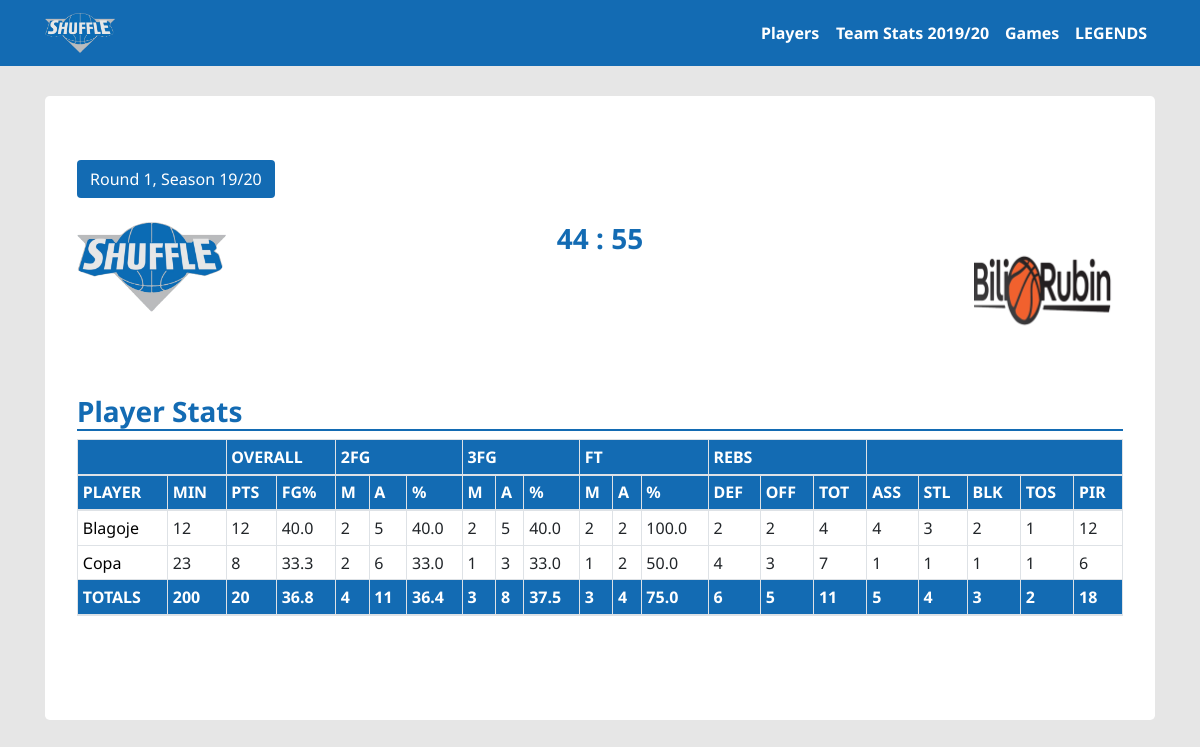
/1/, run on the app's committed database.
### team/models.py (models this page shows, shortened)
class Game(models.Model):
    home = models.ForeignKey(Team, related_name='home_team', on_delete=models.CASCADE)
    away = models.ForeignKey(Team, related_name='away_team', on_delete=models.CASCADE)
    home_score = models.IntegerField()
    away_score = models.IntegerField()
    season = models.CharField(default='2019/20', max_length=10)

class Team(models.Model):
    name = models.CharField(max_length=50)
    logo = models.ImageField()
    def __str__(self):
        return self.name

class GameStats(models.Model):
    player = models.ForeignKey(Player, related_name='gamestats', on_delete=models.CASCADE)
    game = models.ForeignKey(Game, on_delete=models.CASCADE)
    season = models.CharField(default='2019/20', max_length=20)
    minutes = models.IntegerField()
    off_rebounds = models.IntegerField()
    def_rebounds = models.IntegerField()
    assists = models.IntegerField()
    steals = models.IntegerField()
    blocks = models.IntegerField()
    tos = models.IntegerField()
    fg2m = models.IntegerField()
    fg2a = models.IntegerField()
    fg3m = models.IntegerField()
    fg3a = models.IntegerField()
    ftm = models.IntegerField()
    fta = models.IntegerField()
    @cached_property
    def points(self):
        return self.fg2m * 2 + self.fg3m * 3 + self.ftm
    @cached_property
    def pir(self):
        return 2 * self.fg2m + 3 * self.fg3m + self.ftm + self.def_rebounds + self.off_rebounds + self.assists + \
               self.steals + self.blocks - self.tos - self.fg2a - self.fg3a - self.fta
    @cached_property
    def avg_2fg(self):
        if self.fg2m == 0:
            return 0
        else:
            return round(float(self.fg2m) / float(self.fg2a), 2) * 100
    @cached_property
    def avg_3fg(self):
        if self.fg3m == 0:
            return 0
        else:
            return round(float(self.fg3m) / float(self.fg3a), 2) * 100
    @cached_property
    def avg_fg(self):
        if self.fg2m == 0:
            if self.fg3m == 0:
                return 0
        else:
            return round(float(self.fg2m + self.fg3m) / float(self.fg2a + self.fg3a) * 100, 1)
    @cached_property
    def ft(self):
        if self.ftm == 0:
            return 0
        else:
            return round(float(self.ftm) / float(self.fta), 2) * 100
    @cached_property
    def tot_reb(self):
        return self.off_rebounds + self.def_rebounds

class Player(models.Model):
    name = models.CharField(max_length=40)
    number = models.IntegerField()
    height = models.IntegerField()
    position = models.CharField(max_length=20)
    image = models.ImageField()
    current = models.BooleanField(default=True)
    avg_min = models.FloatField(editable=False, default=0)
    avg_pts = models.FloatField(editable=False, default=0)
    avg_off_reb = models.FloatField(editable=False, default=0)
    avg_def_reb = models.FloatField(editable=False, default=0)
    avg_tot_reb = models.FloatField(editable=False, default=0)
    avg_ass = models.FloatField(editable=False, default=0)
    avg_stl = models.FloatField(editable=False, default=0)
    avg_blk = models.FloatField(editable=False, default=0)
    avg_tos = models.FloatField(editable=False, default=0)
    avg_ft = models.FloatField(editable=False, default=0)
    avg_2fg = models.FloatField(editable=False, default=0)
    avg_2fgm = models.FloatField(editable=False, default=0)
    avg_2fga = models.FloatField(editable=False, default=0)
    avg_3fgm = models.FloatField(editable=False, default=0)
    avg_3fga = models.FloatField(editable=False, default=0)
    avg_ftm = models.FloatField(editable=False, default=0)
    avg_fta = models.FloatField(editable=False, default=0)
    avg_3fg = models.FloatField(editable=False, default=0)
    avg_fg = models.FloatField(editable=False, default=0)
    avg_pir = models.FloatField(editable=False, default=0)
    slug = models.SlugField(unique=True, editable=False)
    def __str__(self):
        return self.name

### team/views.py (the view)
# urls.py: path('<int:pk>/', views.GameStatsView.as_view(), name='game-stats'),
class GameStatsView(generic.DetailView):
    model = Game
    template_name = 'team/game-stats.html'
    context_object_name = 'game'
    def get_context_data(self, **kwargs):
        context = super(GameStatsView, self).get_context_data(**kwargs)
        stats = GameStats.objects.filter(game=self.object)
        context['gamestats'] = stats
        points = 0
        fg2m = 0
        fg2a = 0
        fg3m = 0
        fg3a = 0
        ftm = 0
        fta = 0
        tot_reb = 0
        pir = 0
        off_r = 0
        def_r = 0
        ass = 0
        stl = 0
        blk = 0
        tos = 0
        for stat in stats:
            points += stat.points
            fg2m += stat.fg2m
            fg2a += stat.fg2a
            fg3m += stat.fg3m
            fg3a += stat.fg3a
            ftm += stat.ftm
            fta += stat.fta
            tot_reb += stat.off_rebounds + stat.def_rebounds
            pir += stat.pir
            off_r += stat.off_rebounds
            def_r += stat.def_rebounds
            ass += stat.assists
            stl += stat.steals
            blk += stat.blocks
            tos += stat.tos
        context['points'] = points
        context['fg2m'] = fg2m
        context['fg2a'] = fg2a
        context['avg_2fg'] = round(float(fg2m) / float(fg2a) * 100, 1)
        context['avg_fg'] = round(float(fg2m + fg3m) / float(fg2a + fg3a) * 100, 1)
        context['fg3m'] = fg3m
        context['fg3a'] = fg3a
        context['avg_3fg'] = round(float(fg3m) / float(fg3a) * 100, 1)
        context['ftm'] = ftm
        context['fta'] = fta
        context['ft'] = round(float(ftm) / float(fta) * 100, 1)
        context['def_reb'] = def_r
        context['off_reb'] = off_r
        context['rebounds'] = tot_reb
        context['assists'] = ass
        context['steals'] = stl
        context['blocks'] = blk
        context['tos'] = tos
        context['pir'] = pir
        return context

### team/templates/team/game-stats.html (shortened to what this page needs)
{% extends 'team/base.html' %}
{% load static %}
{% block body %}
<div class="container">
    <div class="jumbotron">
        <button type="button" class="btn round">Round {{ game.pk }}, Season 19/20</button>
        <br><br>
        <div class="row">
            <div class="col-2">
                <img src="{{ game.home.logo.url }}" class="img-fluid">
            </div>
            <div class="col-2"></div>
            <div class="col-4">
                <h3 align="center">{{ game.home_score }} : {{ game.away_score }}</h3>
            </div>
            <div class="col-2"></div>
            <div class="col-2">
                <img src="{{ game.away.logo.url }}" class="img-fluid">
            </div>
        </div>
        <br>
        <h3 class="details-name" style="font-weight: bold">Player Stats</h3>
            <div class="table-responsive">
                <table class="table table-bordered table-hover table-sm sortable">
                  <thead>
                    <tr>
                      <th colspan="2"></th>
                      <th colspan="2">OVERALL</th>
                      <th colspan="3">2FG</th>
                      <th colspan="3">3FG</th>
                      <th colspan="3">FT</th>
                      <th colspan="3">REBS</th>
                      <th colspan="5"></th>
                    </tr>
                  </thead>
                  <thead>
                    <tr>
                      <th scope="col" data-firstsort="desc">PLAYER</th>
                      <th scope="col" data-firstsort="desc">MIN</th>
                      <th scope="col" data-firstsort="desc">PTS</th>
                      <th scope="col" data-firstsort="desc">FG%</th>
                      <th scope="col" data-firstsort="desc">M</th>
                      <th scope="col" data-firstsort="desc">A</th>
                      <th scope="col" data-firstsort="desc">%</th>
                      <th scope="col" data-firstsort="desc">M</th>
                      <th scope="col" data-firstsort="desc">A</th>
                      <th scope="col" data-firstsort="desc">%</th>
                      <th scope="col" data-firstsort="desc">M</th>
                      <th scope="col" data-firstsort="desc">A</th>
                      <th scope="col" data-firstsort="desc">%</th>
                      <th scope="col" data-firstsort="desc">DEF</th>
                      <th scope="col" data-firstsort="desc">OFF</th>
                      <th scope="col" data-firstsort="desc">TOT</th>
                      <th scope="col" data-firstsort="desc">ASS</th>
                      <th scope="col" data-firstsort="desc">STL</th>
                      <th scope="col" data-firstsort="desc">BLK</th>
                      <th scope="col" data-firstsort="desc">TOS</th>
                      <th scope="col" data-firstsort="desc">PIR</th>
                    </tr>
                  </thead>
                  <tbody>
                  {% for stat in game.gamestats_set.all %}
                    <tr>
                      <td><a href="{% url 'team:detail' stat.player.slug %}" class="stats-link">{{ stat.player }}</a></td>
                      <td>{{ stat.minutes }}</td>
                      <td>{{ stat.points }}</td>
                      <td>{{ stat.avg_fg }}</td>
                      <td>{{ stat.fg2m }}</td>
                      <td>{{ stat.fg2a }}</td>
                      <td>{{ stat.avg_2fg }}</td>
                      <td>{{ stat.fg3m }}</td>
                      <td>{{ stat.fg3a }}</td>
                      <td>{{ stat.avg_3fg }}</td>
                      <td>{{ stat.ftm }}</td>
                      <td>{{ stat.fta }}</td>
                      <td>{{ stat.ft }}</td>
                      <td>{{ stat.def_rebounds }}</td>
                      <td>{{ stat.off_rebounds }}</td>
                      <td>{{ stat.tot_reb }}</td>
                      <td>{{ stat.assists }}</td>
                      <td>{{ stat.steals }}</td>
                      <td>{{ stat.blocks }}</td>
                      <td>{{ stat.tos }}</td>
                      <td>{{ stat.pir }}</td>
                    </tr>
                  {% endfor %}
                  </tbody>
                    <thead>
                    <tr>
                        <th colspan="1">TOTALS</th>
                        <th colspan="1">200</th>
                        <th colspan="1">{{ points }}</th>
                        <th colspan="1">{{ avg_fg }}</th>
                        <th colspan="1">{{ fg2m }}</th>
                        <th colspan="1">{{ fg2a }}</th>
                        <th colspan="1">{{ avg_2fg }}</th>
                        <th colspan="1">{{ fg3m }}</th>
                        <th colspan="1">{{ fg3a }}</th>
                        <th colspan="1">{{ avg_3fg }}</th>
                        <th colspan="1">{{ ftm }}</th>
                        <th colspan="1">{{ fta }}</th>
                        <th colspan="1">{{ ft }}</th>
                        <th colspan="1">{{ def_reb }}</th>
                        <th colspan="1">{{ off_reb }}</th>
                        <th colspan="1">{{ rebounds }}</th>
                        <th colspan="1">{{ assists }}</th>
                        <th colspan="1">{{ steals }}</th>
                        <th colspan="1">{{ blocks }}</th>
                        <th colspan="1">{{ tos }}</th>
                        <th colspan="1">{{ pir }}</th>
                    </tr>
                  </thead>
                </table>
            </div>
        <br>
    </div>
</div>
{% endblock %}

### team/static/team/css/style.css (style rules this page uses)
body { font-family: 'Noto Sans', sans-serif !important; background-color: #E6E6E6 !important; font-weight: bold !important; }
.jumbotron { background-color: white !important; }
h3 { color: #136BB3; font-weight: bold !important; }
.round { background-color: #136BB3 !important; color: white !important; }
.details-name { border-bottom: #136BB3 solid 2px; }
.stats-link { color: black !important; }
thead, tfoot { background-color: #136BB3; color: white; font-weight: normal !important; }
thead { cursor: pointer; font-weight: normal !important; }
tr { font-weight: normal !important; }

### data on the page
Game: pk "1", home.logo (picture), home_score "44", away_score "55", away.logo (picture)
GameStats: player "Blagoje", minutes "12", points "12", avg_fg "40.0", fg2m "2", fg2a "5", avg_2fg "40.0", fg3m "2", fg3a "5", avg_3fg "40.0", ftm "2", fta "2", ft "100.0", def_rebounds "2", off_rebounds "2", tot_reb "4", assists "4", steals "3", blocks "2", tos "1", pir "12"
GameStats: player "Copa", minutes "23", points "8", avg_fg "33.3", fg2m "2", fg2a "6", avg_2fg "33.0", fg3m "1", fg3a "3", avg_3fg "33.0", ftm "1", fta "2", ft "50.0", def_rebounds "4", off_rebounds "3", tot_reb "7", assists "1", steals "1", blocks "1", tos "1", pir "6"

### other printed values
{{ points }} "20"
{{ avg_fg }} "36.8"
{{ fg2m }} "4"
{{ fg2a }} "11"
{{ avg_2fg }} "36.4"
{{ fg3m }} "3"
{{ fg3a }} "8"
{{ avg_3fg }} "37.5"
{{ ftm }} "3"
{{ fta }} "4"
{{ ft }} "75.0"
{{ def_reb }} "6"
{{ off_reb }} "5"
{{ rebounds }} "11"
{{ assists }} "5"
